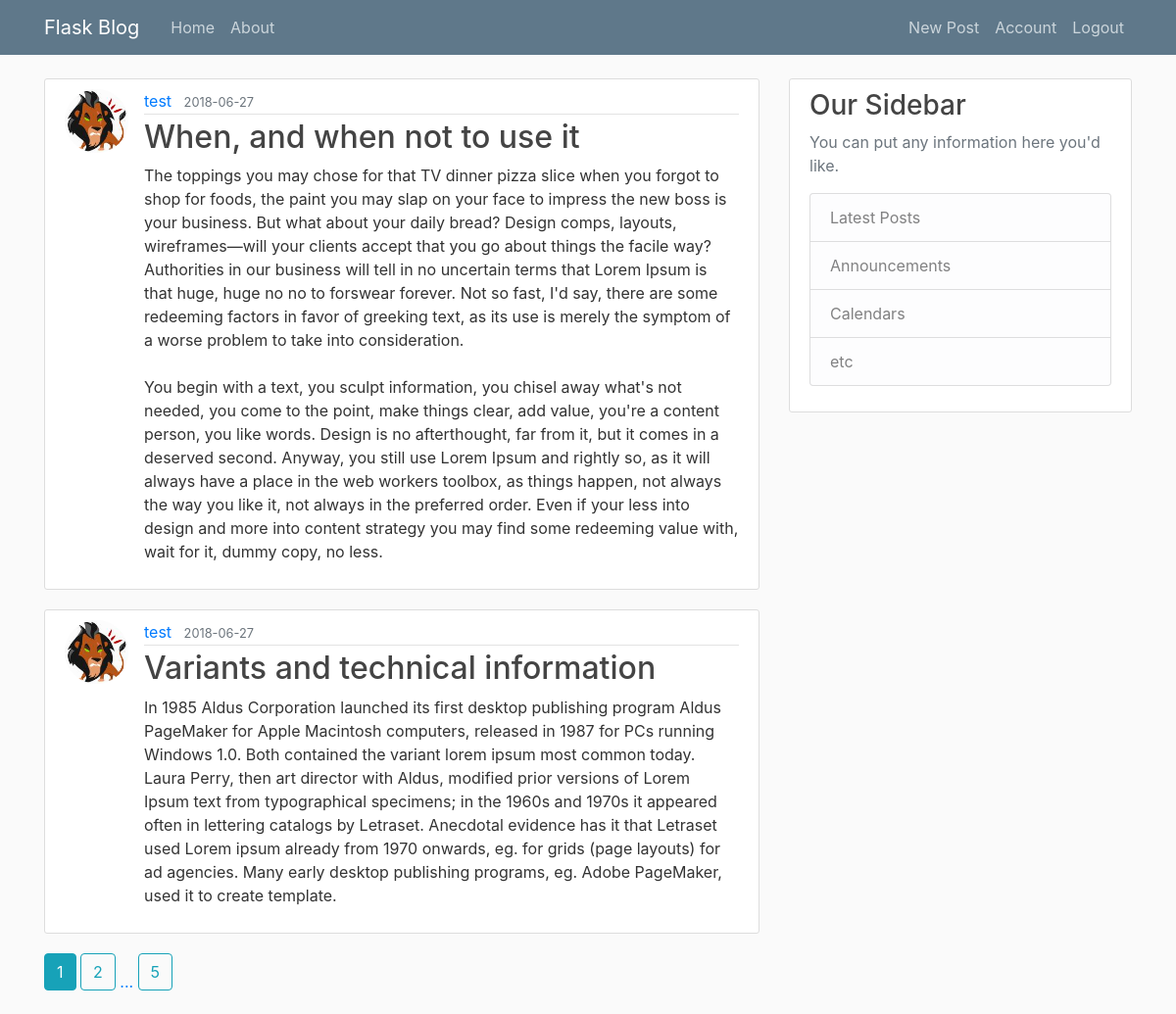
The page /home (signed in) on the database as committed earlier.
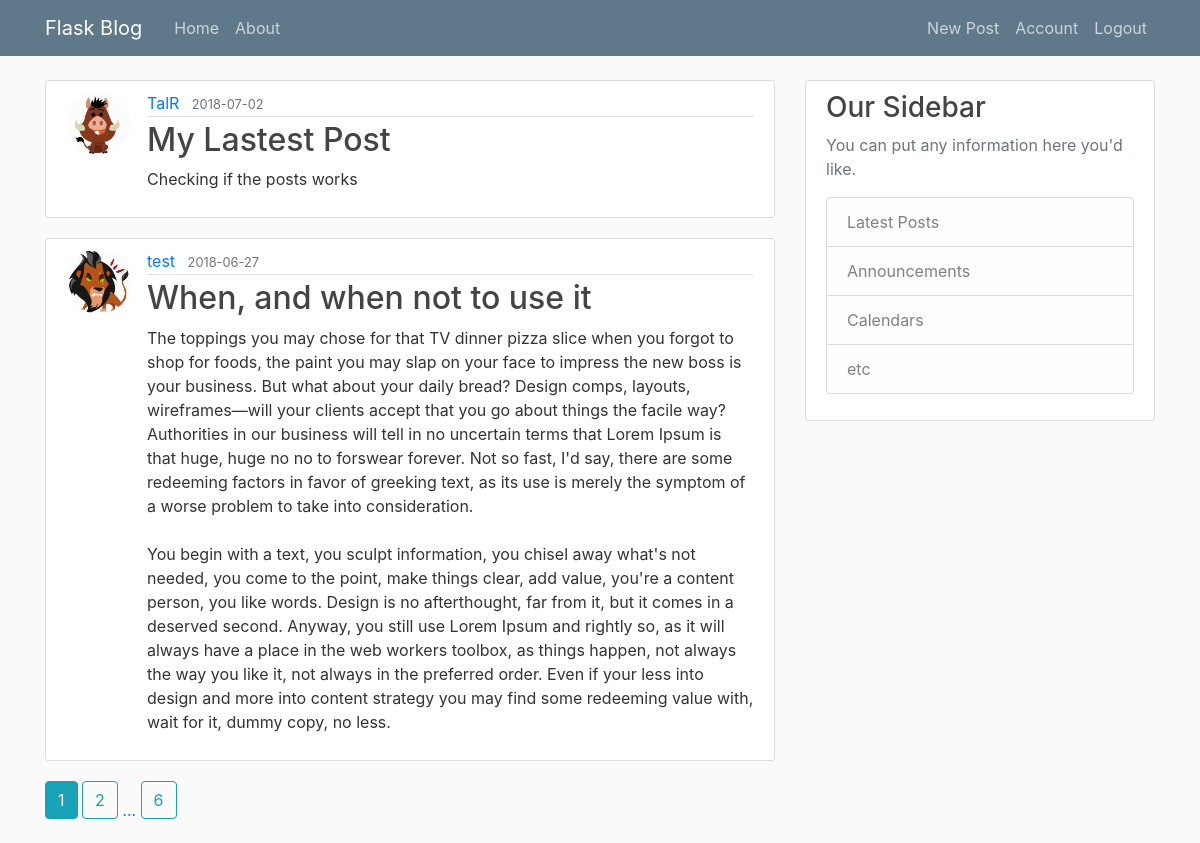
The same page on the database as committed later.
### flaskblog/models.py (models this page shows, shortened)
class Post(db.Model):
    id = db.Column(db.Integer, primary_key=True)
    title = db.Column(db.String(100), nullable=False)
    date_posted = db.Column(db.DateTime,nullable=False, default=datetime.utcnow)
    content = db.Column(db.Text, nullable=False)
    user_id = db.Column(db.Integer, db.ForeignKey('user.id'), nullable=False)

class User(db.Model, UserMixin):
    id = db.Column(db.Integer, primary_key=True)
    username = db.Column(db.String(20), unique=True, nullable=False)
    email = db.Column(db.String(120), unique=True, nullable=False)
    image_file = db.Column(db.String(20), nullable=False, default='default.jpg')
    password = db.Column(db.String(60), nullable=False)
    posts = db.relationship('Post', backref='author', lazy=True)

### flaskblog/main/routes.py (the view)
@main.route("/")
@main.route("/home")
@login_required
def home():
    page = request.args.get('page', 1, type=int)
    post = Post.query.order_by(Post.date_posted.desc()).paginate(page=page, per_page=2)
    return render_template('home.html', posts=post)

### flaskblog/models.py (called while the page is built)
@login_manager.user_loader
def load_user(user_id):
    return User.query.get(int(user_id))

### flaskblog/templates/home.html
{% extends 'layout.html' %}
    {% block content%}
        {% for post in posts.items %}
            <article class="media content-section">
              <img class="rounded-circle article-img"
                src="{{ url_for('static', filename='profile_pics/' + post.author.image_file ) }}">
                <div class="media-body">
                <div class="article-metadata">
                  <a class="mr-2" href="{{ url_for('users.user_posts',username=post.author.username)}}">{{ post.author.username }}</a>
                  <small class="text-muted">{{ post.date_posted.strftime('%Y-%m-%d') }}</small>
                </div>
                <h2><a class="article-title" href="{{ url_for('posts.post', post_id=post.id) }}">{{ post.title }}</a></h2>
                <p class="article-content">{{ post.content }}</p>
              </div>
            </article>
        {% endfor %}
        {% for page_num in posts.iter_pages(left_edge=1, right_edge=1, left_current=1, right_current=2) %}
          {% if page_num %}
            {% if posts.page == page_num %}
              <a class="btn btn-info mb-4" href="{{ url_for('main.home', page=page_num,)}}">{{ page_num }}</a>
            {% else %}
              <a class="btn btn-outline-info mb-4" href="{{ url_for('main.home', page=page_num,)}}">{{ page_num }}</a>
            {% endif %}
          {% else %}
          <a href="">...</a>
          {% endif %}
        {% endfor %}
    {% endblock content %}

### flaskblog/templates/layout.html (shortened to what this page needs)
<!DOCTYPE html>
<html>
<head>
    <link rel="stylesheet" href="https://stackpath.bootstrapcdn.com/bootstrap/4.1.1/css/bootstrap.min.css">
    <link rel="stylesheet" href="{{ url_for('static', filename='main.css') }}" type="text/css">
</head>
<body>
    <header class="site-header">
      <nav class="navbar navbar-expand-md navbar-dark bg-steel fixed-top">
        <div class="container">
          <a class="navbar-brand mr-4" href="/">Flask Blog</a>
          <div class="collapse navbar-collapse" id="navbarToggle">
            <div class="navbar-nav mr-auto">
              <a class="nav-item nav-link" href="{{ url_for('main.home') }}">Home</a>
              <a class="nav-item nav-link" href="{{ url_for('main.about') }}">About</a>
            </div>
            <div class="navbar-nav">
              {% if current_user.is_authenticated %}
                <a class="nav-item nav-link" href="{{ url_for('posts.new_post') }}">New Post</a>
                <a class="nav-item nav-link" href="{{ url_for('users.account') }}">Account</a>
                <a class="nav-item nav-link" href="{{ url_for('users.logout') }}">Logout</a>
              {% else %}
                <a class="nav-item nav-link" href="{{ url_for('users.login') }}">Login</a>
                <a class="nav-item nav-link" href="{{ url_for('users.register') }}">Register</a>
              {% endif %}
            </div>
          </div>
        </div>
      </nav>
    </header>
    <main role="main" class="container">
      <div class="row">
        <div class="col-md-8">
          {% block content %}{% endblock %}
        </div>
        <div class="col-md-4">
          <div class="content-section">
            <h3>Our Sidebar</h3>
            <p class='text-muted'>You can put any information here you'd like.
              <ul class="list-group">
                <li class="list-group-item list-group-item-light">Latest Posts</li>
                <li class="list-group-item list-group-item-light">Announcements</li>
                <li class="list-group-item list-group-item-light">Calendars</li>
                <li class="list-group-item list-group-item-light">etc</li>
              </ul>
            </p>
          </div>
        </div>
      </div>
    </main>
</body>
</html>

### flaskblog/static/main.css (style rules this page uses)
body { background: #fafafa; color: #333333; margin-top: 5rem; }
h1, h2, h3, h4, h5, h6 { color: #444444; }
.bg-steel { background-color: #5f788a; }
.site-header .navbar-nav .nav-link { color: #cbd5db; }
.content-section { background: #ffffff; padding: 10px 20px; border: 1px solid #dddddd; border-radius: 3px; margin-bottom: 20px; }
.article-title { color: #444444; }
.article-content { white-space: pre-line; }
.article-img { height: 65px; width: 65px; margin-right: 16px; }
.article-metadata { padding-bottom: 1px; margin-bottom: 4px; border-bottom: 1px solid #e3e3e3 }

Rows that differ between the two databases and show on the page:
no longer on this page (row unchanged): Post: image_file (picture), author.username "test", date_posted "2018-06-27", title "Variants and technical information", content "In 1985 Aldus Corporation launched its first desktop publishing program Aldus PageMaker for Apple Macintosh computers, released in 1987 for PCs running Windows 1.0. Both contained the variant lorem ipsum most common today. Laura Perry, then art director with Aldus, modified prior versions of Lorem Ipsum text from typographical specimens; in the 1960s and 1970s it appeared often in lettering catalogs by Letraset. Anecdotal evidence has it that Letraset used Lorem ipsum already from 1970 onwards, eg. for grids (page layouts) for ad agencies. Many early desktop publishing programs, eg. Adobe PageMaker, used it to create template."
added Post: image_file (picture), author.username "TalR", date_posted "2018-07-02", title "My Lastest Post", content "Checking if the posts works"
Other text that changed with them:
new list line: "6"
list line gone: "5"
